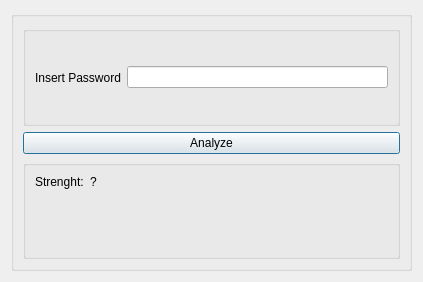
<?xml version="1.0" encoding="UTF-8"?>
<ui version="4.0">
 <class>Dialog</class>
 <widget class="QDialog" name="Dialog">
  <property name="geometry">
   <rect>
    <x>0</x>
    <y>0</y>
    <width>423</width>
    <height>282</height>
   </rect>
  </property>
  <property name="windowTitle">
   <string>Dialog</string>
  </property>
  <layout class="QGridLayout" name="gridLayout">
   <item row="0" column="0">
    <widget class="QGroupBox" name="groupBox_3">
     <property name="title">
      <string/>
     </property>
     <property name="alignment">
      <set>Qt::AlignCenter</set>
     </property>
     <layout class="QVBoxLayout" name="verticalLayout">
      <item>
       <widget class="QGroupBox" name="groupBox_2">
        <property name="title">
         <string/>
        </property>
        <property name="alignment">
         <set>Qt::AlignCenter</set>
        </property>
        <layout class="QHBoxLayout" name="horizontalLayout_2">
         <item>
          <widget class="QLabel" name="label_3">
           <property name="text">
            <string>Insert Password</string>
           </property>
          </widget>
         </item>
         <item>
          <widget class="QLineEdit" name="lineEdit"/>
         </item>
        </layout>
       </widget>
      </item>
      <item>
       <widget class="QPushButton" name="pushButton">
        <property name="text">
         <string>Analyze</string>
        </property>
       </widget>
      </item>
      <item>
       <widget class="QGroupBox" name="groupBox">
        <property name="title">
         <string/>
        </property>
        <property name="alignment">
         <set>Qt::AlignCenter</set>
        </property>
        <layout class="QFormLayout" name="formLayout">
         <item row="0" column="0">
          <widget class="QLabel" name="label">
           <property name="frameShape">
            <enum>QFrame::NoFrame</enum>
           </property>
           <property name="midLineWidth">
            <number>0</number>
           </property>
           <property name="text">
            <string>Strenght:</string>
           </property>
          </widget>
         </item>
         <item row="0" column="1">
          <widget class="QLabel" name="label_2">
           <property name="text">
            <string>?</string>
           </property>
          </widget>
         </item>
        </layout>
       </widget>
      </item>
     </layout>
    </widget>
   </item>
  </layout>
 </widget>
 <resources/>
 <connections/>
</ui>
